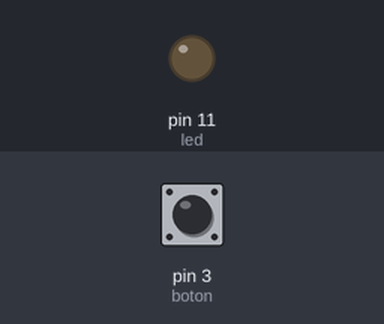
Simulated run of this sketch. Board: Arduino Uno, built with avr-gcc and run on an emulated ATmega328P. On the bench: output pins drawn as LEDs (lit = HIGH). The test bench sets the inputs (shaded band); at power-on: pin 3 (boton) LOW.

Above: at 2.8 s.
2.9 s: pin 3 (boton) pulled HIGH for 1.2 s
At 3.7 s:
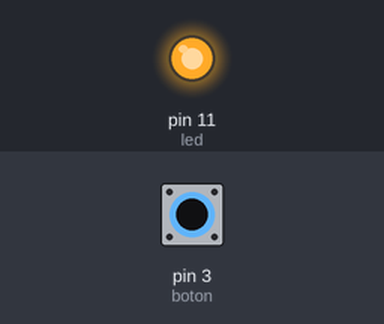
6.5 s: pin 3 (boton) pulled HIGH for 3.2 s
At 11.4 s:
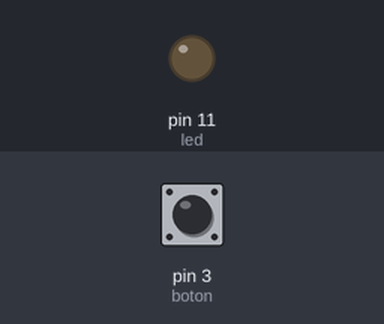
Timing chart, 0 to 12.9 s (numbered marks = the images above; inputs shaded):
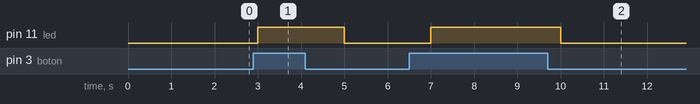

Measured:
- after the input at 2.9 s, pin 11 (led): LOW → HIGH after 0.10 s, → LOW 2.0 s later
- after the input at 6.5 s, pin 11 (led): LOW → HIGH after 0.50 s, → LOW 3.0 s later

The sketch:

ejemplo_23.ino
```cpp
#define led 11
#define boton 3

void setup() {
  // put your setup code here, to run once:
pinMode(led, OUTPUT);
pinMode (boton, INPUT);
}

void loop() {
  // put your main code here, to run repeatedly:
  int pulsado = digitalRead (boton);
  if(pulsado == HIGH)
  {
    digitalWrite(led, HIGH);
  }
  else
  {
    digitalWrite(led, LOW);
  }
  delay(1000);
}
```
